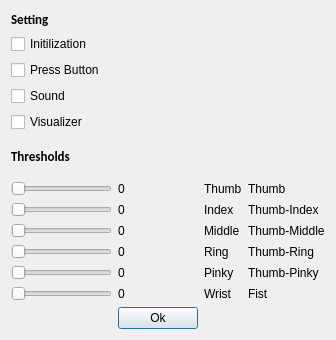
<?xml version="1.0" encoding="UTF-8"?>
<ui version="4.0">
 <class>Dialog</class>
 <widget class="QDialog" name="Dialog">
  <property name="geometry">
   <rect>
    <x>0</x>
    <y>0</y>
    <width>336</width>
    <height>340</height>
   </rect>
  </property>
  <property name="windowTitle">
   <string>Dialog</string>
  </property>
  <layout class="QGridLayout" name="gridLayout">
   <item row="2" column="4">
    <layout class="QVBoxLayout" name="AdvancedLayout">
     <item>
      <widget class="QLabel" name="ThumbAdvanced">
       <property name="text">
        <string>Thumb</string>
       </property>
      </widget>
     </item>
     <item>
      <widget class="QLabel" name="ThumbIndex">
       <property name="text">
        <string>Thumb-Index</string>
       </property>
      </widget>
     </item>
     <item>
      <widget class="QLabel" name="ThumbMiddle">
       <property name="text">
        <string>Thumb-Middle</string>
       </property>
      </widget>
     </item>
     <item>
      <widget class="QLabel" name="ThumbRing">
       <property name="text">
        <string>Thumb-Ring</string>
       </property>
      </widget>
     </item>
     <item>
      <widget class="QLabel" name="ThumbPinky">
       <property name="text">
        <string>Thumb-Pinky</string>
       </property>
      </widget>
     </item>
     <item>
      <widget class="QLabel" name="Fist">
       <property name="text">
        <string>Fist</string>
       </property>
      </widget>
     </item>
    </layout>
   </item>
   <item row="0" column="0">
    <layout class="QVBoxLayout" name="SettingLayout">
     <item>
      <widget class="QLabel" name="SettingTitle">
       <property name="palette">
        <palette>
         <active>
          <colorrole role="WindowText">
           <brush brushstyle="SolidPattern">
            <color alpha="255">
             <red>0</red>
             <green>0</green>
             <blue>0</blue>
            </color>
           </brush>
          </colorrole>
          <colorrole role="Dark">
           <brush brushstyle="SolidPattern">
            <color alpha="255">
             <red>23</red>
             <green>10</green>
             <blue>160</blue>
            </color>
           </brush>
          </colorrole>
          <colorrole role="Text">
           <brush brushstyle="SolidPattern">
            <color alpha="255">
             <red>0</red>
             <green>0</green>
             <blue>0</blue>
            </color>
           </brush>
          </colorrole>
          <colorrole role="ButtonText">
           <brush brushstyle="SolidPattern">
            <color alpha="255">
             <red>0</red>
             <green>0</green>
             <blue>0</blue>
            </color>
           </brush>
          </colorrole>
          <colorrole role="Highlight">
           <brush brushstyle="SolidPattern">
            <color alpha="255">
             <red>0</red>
             <green>0</green>
             <blue>0</blue>
            </color>
           </brush>
          </colorrole>
         </active>
         <inactive>
          <colorrole role="WindowText">
           <brush brushstyle="SolidPattern">
            <color alpha="255">
             <red>0</red>
             <green>0</green>
             <blue>0</blue>
            </color>
           </brush>
          </colorrole>
          <colorrole role="Dark">
           <brush brushstyle="SolidPattern">
            <color alpha="255">
             <red>23</red>
             <green>10</green>
             <blue>160</blue>
            </color>
           </brush>
          </colorrole>
          <colorrole role="Text">
           <brush brushstyle="SolidPattern">
            <color alpha="255">
             <red>0</red>
             <green>0</green>
             <blue>0</blue>
            </color>
           </brush>
          </colorrole>
          <colorrole role="ButtonText">
           <brush brushstyle="SolidPattern">
            <color alpha="255">
             <red>0</red>
             <green>0</green>
             <blue>0</blue>
            </color>
           </brush>
          </colorrole>
          <colorrole role="Highlight">
           <brush brushstyle="SolidPattern">
            <color alpha="255">
             <red>0</red>
             <green>0</green>
             <blue>0</blue>
            </color>
           </brush>
          </colorrole>
         </inactive>
         <disabled>
          <colorrole role="WindowText">
           <brush brushstyle="SolidPattern">
            <color alpha="255">
             <red>23</red>
             <green>10</green>
             <blue>160</blue>
            </color>
           </brush>
          </colorrole>
          <colorrole role="Dark">
           <brush brushstyle="SolidPattern">
            <color alpha="255">
             <red>23</red>
             <green>10</green>
             <blue>160</blue>
            </color>
           </brush>
          </colorrole>
          <colorrole role="Text">
           <brush brushstyle="SolidPattern">
            <color alpha="255">
             <red>23</red>
             <green>10</green>
             <blue>160</blue>
            </color>
           </brush>
          </colorrole>
          <colorrole role="ButtonText">
           <brush brushstyle="SolidPattern">
            <color alpha="255">
             <red>23</red>
             <green>10</green>
             <blue>160</blue>
            </color>
           </brush>
          </colorrole>
          <colorrole role="Highlight">
           <brush brushstyle="SolidPattern">
            <color alpha="255">
             <red>0</red>
             <green>120</green>
             <blue>215</blue>
            </color>
           </brush>
          </colorrole>
         </disabled>
        </palette>
       </property>
       <property name="font">
        <font>
         <family>Calibri</family>
         <pointsize>10</pointsize>
         <weight>75</weight>
         <bold>true</bold>
        </font>
       </property>
       <property name="text">
        <string>Setting</string>
       </property>
      </widget>
     </item>
     <item>
      <widget class="QCheckBox" name="Initialisation">
       <property name="text">
        <string>Initilization</string>
       </property>
      </widget>
     </item>
     <item>
      <widget class="QCheckBox" name="PressButton">
       <property name="text">
        <string>Press Button</string>
       </property>
      </widget>
     </item>
     <item>
      <widget class="QCheckBox" name="Sound">
       <property name="text">
        <string>Sound</string>
       </property>
      </widget>
     </item>
     <item>
      <widget class="QCheckBox" name="Visualizer">
       <property name="text">
        <string>Visualizer</string>
       </property>
      </widget>
     </item>
    </layout>
   </item>
   <item row="2" column="3">
    <layout class="QVBoxLayout" name="SimpleModeLayout">
     <item>
      <widget class="QLabel" name="ThumbLabel">
       <property name="text">
        <string>Thumb</string>
       </property>
      </widget>
     </item>
     <item>
      <widget class="QLabel" name="IndexLabel">
       <property name="text">
        <string>Index</string>
       </property>
      </widget>
     </item>
     <item>
      <widget class="QLabel" name="MiddleLabel">
       <property name="text">
        <string>Middle</string>
       </property>
      </widget>
     </item>
     <item>
      <widget class="QLabel" name="RingLabel">
       <property name="text">
        <string>Ring</string>
       </property>
      </widget>
     </item>
     <item>
      <widget class="QLabel" name="PinkyLabel">
       <property name="text">
        <string>Pinky</string>
       </property>
      </widget>
     </item>
     <item>
      <widget class="QLabel" name="WristLabel">
       <property name="text">
        <string>Wrist</string>
       </property>
      </widget>
     </item>
    </layout>
   </item>
   <item row="2" column="0" colspan="2">
    <layout class="QVBoxLayout" name="verticalLayout">
     <item>
      <widget class="QSlider" name="ThumbThresh">
       <property name="orientation">
        <enum>Qt::Horizontal</enum>
       </property>
      </widget>
     </item>
     <item>
      <widget class="QSlider" name="IndexThresh">
       <property name="orientation">
        <enum>Qt::Horizontal</enum>
       </property>
      </widget>
     </item>
     <item>
      <widget class="QSlider" name="MiddleThresh">
       <property name="orientation">
        <enum>Qt::Horizontal</enum>
       </property>
      </widget>
     </item>
     <item>
      <widget class="QSlider" name="RingThresh">
       <property name="orientation">
        <enum>Qt::Horizontal</enum>
       </property>
      </widget>
     </item>
     <item>
      <widget class="QSlider" name="PinkyThresh">
       <property name="orientation">
        <enum>Qt::Horizontal</enum>
       </property>
      </widget>
     </item>
     <item>
      <widget class="QSlider" name="WristThresh">
       <property name="orientation">
        <enum>Qt::Horizontal</enum>
       </property>
      </widget>
     </item>
    </layout>
   </item>
   <item row="2" column="2">
    <layout class="QVBoxLayout" name="verticalLayout_2">
     <item>
      <widget class="QLabel" name="ThumbThreshValue">
       <property name="text">
        <string>0</string>
       </property>
      </widget>
     </item>
     <item>
      <widget class="QLabel" name="IndexThreshValue">
       <property name="text">
        <string>0</string>
       </property>
      </widget>
     </item>
     <item>
      <widget class="QLabel" name="MiddleThreshValue">
       <property name="text">
        <string>0</string>
       </property>
      </widget>
     </item>
     <item>
      <widget class="QLabel" name="label_7">
       <property name="text">
        <string>0</string>
       </property>
      </widget>
     </item>
     <item>
      <widget class="QLabel" name="PinkyThreshValue">
       <property name="text">
        <string>0</string>
       </property>
      </widget>
     </item>
     <item>
      <widget class="QLabel" name="WristThreshValue">
       <property name="text">
        <string>0</string>
       </property>
      </widget>
     </item>
    </layout>
   </item>
   <item row="1" column="0">
    <layout class="QVBoxLayout" name="verticalLayout_3">
     <item>
      <widget class="QLabel" name="label">
       <property name="font">
        <font>
         <family>Calibri</family>
         <pointsize>10</pointsize>
         <weight>75</weight>
         <bold>true</bold>
        </font>
       </property>
       <property name="text">
        <string>Thresholds</string>
       </property>
      </widget>
     </item>
    </layout>
   </item>
   <item row="3" column="2">
    <widget class="QPushButton" name="Ok">
     <property name="palette">
      <palette>
       <active>
        <colorrole role="WindowText">
         <brush brushstyle="SolidPattern">
          <color alpha="255">
           <red>0</red>
           <green>0</green>
           <blue>0</blue>
          </color>
         </brush>
        </colorrole>
        <colorrole role="Dark">
         <brush brushstyle="SolidPattern">
          <color alpha="255">
           <red>0</red>
           <green>170</green>
           <blue>255</blue>
          </color>
         </brush>
        </colorrole>
        <colorrole role="Text">
         <brush brushstyle="SolidPattern">
          <color alpha="255">
           <red>0</red>
           <green>0</green>
           <blue>0</blue>
          </color>
         </brush>
        </colorrole>
        <colorrole role="ButtonText">
         <brush brushstyle="SolidPattern">
          <color alpha="255">
           <red>0</red>
           <green>0</green>
           <blue>0</blue>
          </color>
         </brush>
        </colorrole>
       </active>
       <inactive>
        <colorrole role="WindowText">
         <brush brushstyle="SolidPattern">
          <color alpha="255">
           <red>0</red>
           <green>0</green>
           <blue>0</blue>
          </color>
         </brush>
        </colorrole>
        <colorrole role="Dark">
         <brush brushstyle="SolidPattern">
          <color alpha="255">
           <red>0</red>
           <green>170</green>
           <blue>255</blue>
          </color>
         </brush>
        </colorrole>
        <colorrole role="Text">
         <brush brushstyle="SolidPattern">
          <color alpha="255">
           <red>0</red>
           <green>0</green>
           <blue>0</blue>
          </color>
         </brush>
        </colorrole>
        <colorrole role="ButtonText">
         <brush brushstyle="SolidPattern">
          <color alpha="255">
           <red>0</red>
           <green>0</green>
           <blue>0</blue>
          </color>
         </brush>
        </colorrole>
       </inactive>
       <disabled>
        <colorrole role="WindowText">
         <brush brushstyle="SolidPattern">
          <color alpha="255">
           <red>0</red>
           <green>170</green>
           <blue>255</blue>
          </color>
         </brush>
        </colorrole>
        <colorrole role="Dark">
         <brush brushstyle="SolidPattern">
          <color alpha="255">
           <red>0</red>
           <green>170</green>
           <blue>255</blue>
          </color>
         </brush>
        </colorrole>
        <colorrole role="Text">
         <brush brushstyle="SolidPattern">
          <color alpha="255">
           <red>0</red>
           <green>170</green>
           <blue>255</blue>
          </color>
         </brush>
        </colorrole>
        <colorrole role="ButtonText">
         <brush brushstyle="SolidPattern">
          <color alpha="255">
           <red>0</red>
           <green>170</green>
           <blue>255</blue>
          </color>
         </brush>
        </colorrole>
       </disabled>
      </palette>
     </property>
     <property name="text">
      <string>Ok</string>
     </property>
    </widget>
   </item>
  </layout>
 </widget>
 <resources/>
 <connections/>
</ui>
